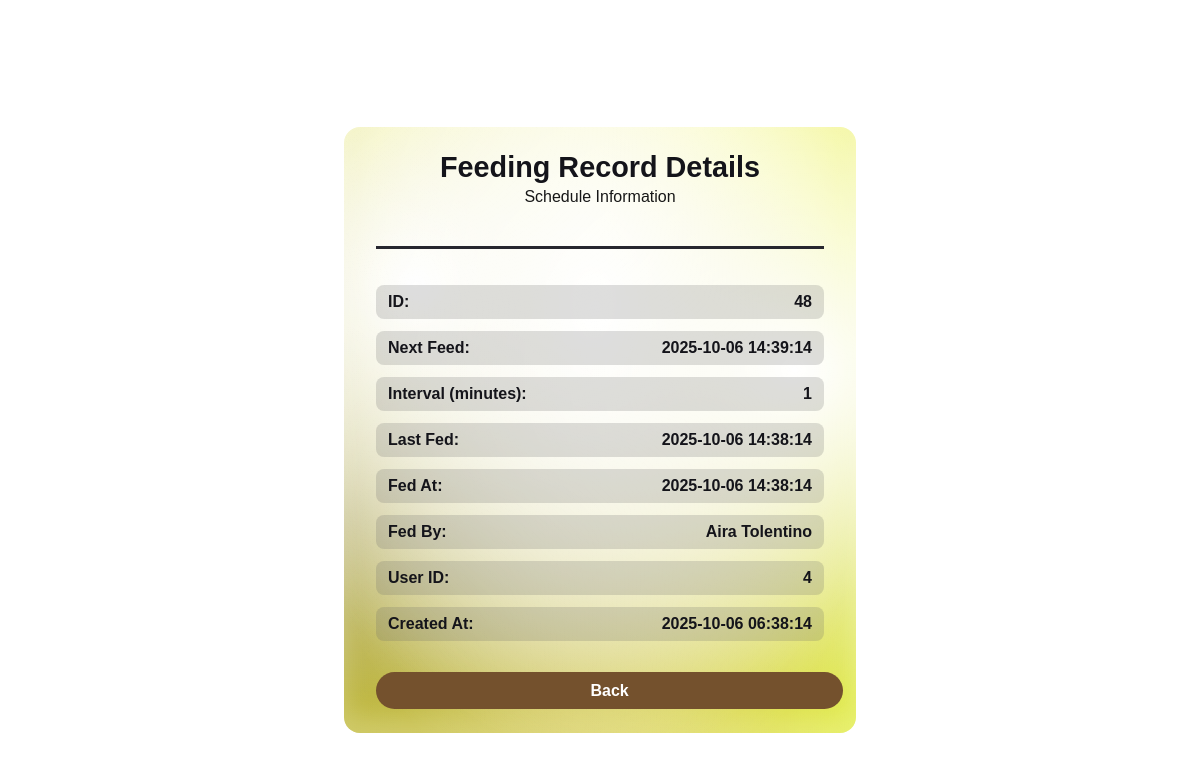
/database/viewfeed.php?id=48, run on the app's committed database.
### tables this page shows
CREATE TABLE `bee_feeding_schedule` (
  `id` int(11) NOT NULL,
  `user_id` int(11) NOT NULL,
  `next_feed` datetime NOT NULL,
  `interval_minutes` int(11) NOT NULL,
  `last_fed` datetime DEFAULT NULL,
  `created_at` timestamp NOT NULL DEFAULT current_timestamp(),
  `fed_by_user_id` int(10) UNSIGNED DEFAULT NULL,
  `fed_at` datetime DEFAULT NULL
);

### database/viewfeed.php (the view, shortened to what this page needs)
<?php
require_once "config.php";
if (isset($_GET["id"]) && !empty(trim($_GET["id"]))) {
    $sql = "
        SELECT
            f.id,
            f.user_id,
            f.next_feed,
            f.interval_minutes,
            f.last_fed,
            f.created_at,
            f.fed_at,
            CONCAT(u.firstname, ' ', u.lastname) AS fed_by
        FROM bee_feeding_schedule AS f
        LEFT JOIN users AS u ON f.fed_by_user_id = u.user_id
        WHERE f.id = ?
    ";
    if ($stmt = mysqli_prepare($link, $sql)) {
        mysqli_stmt_bind_param($stmt, "i", $param_id);
        $param_id = trim($_GET["id"]);
        if (mysqli_stmt_execute($stmt)) {
            $result = mysqli_stmt_get_result($stmt);
            if ($row = mysqli_fetch_assoc($result)) {
                $next_feed        = $row["next_feed"];
                $interval_minutes = $row["interval_minutes"];
                $last_fed         = $row["last_fed"];
                $fed_at           = $row["fed_at"];
                $fed_by           = $row["fed_by"] ?: "Not Recorded";
                $created_at       = $row["created_at"];
                $user_id       = $row["user_id"];
            } else {
                echo "<h2>No record found for ID: " . htmlspecialchars($param_id) . "</h2>";
                exit();
            }
        } else {
            echo "Error executing query.";
            exit();
        }
    }
} else {
    echo "<h2>Invalid or missing ID parameter.</h2>";
    exit();
}
?>
<!DOCTYPE html>
<html lang="en">
<head>
</head>
<body>
    <div class="card">
        <div class="card_title__container">
            <span class="card_title">Feeding Record Details</span>
            <p class="card_paragraph">Schedule Information</p>
        </div>
        <hr class="line" />
        <ul class="card__list">
            <li class="card__list_item"><span>ID:</span><span><?= htmlspecialchars($param_id) ?></span></li>
            <li class="card__list_item"><span>Next Feed:</span><span><?= htmlspecialchars($next_feed) ?></span></li>
            <li class="card__list_item"><span>Interval (minutes):</span><span><?= htmlspecialchars($interval_minutes) ?></span></li>
            <li class="card__list_item"><span>Last Fed:</span><span><?= htmlspecialchars($last_fed ?: '—') ?></span></li>
            <li class="card__list_item"><span>Fed At:</span><span><?= htmlspecialchars($fed_at ?: '—') ?></span></li>
            <li class="card__list_item"><span>Fed By:</span><span><?= htmlspecialchars($fed_by) ?></span></li>
            <li class="card__list_item"><span>User ID:</span><span><?= htmlspecialchars($user_id ?: '—') ?></span></li>
            <li class="card__list_item"><span>Created At:</span><span><?= htmlspecialchars($created_at) ?></span></li>
        </ul>
        <a href="feedindex.php" class="button">Back</a>
    </div>
</body>
</html>

### database/viewfeed.php (style rules this page uses)
:root { --white: hsl(0, 0%, 100%); --black: hsl(240, 15%, 9%); --paragraph: hsla(0, 0%, 9%, 1.00); --line: hsl(240, 9%, 17%); --primary: hsla(54, 93%, 61%, 1.00); }
html, body { margin: 0; padding: 0; height: 100%; overflow-y: auto; }
body { font-family: 'Raleway', sans-serif; min-height: 100vh; background: url("https://static.vecteezy.com/system/resources/previews/000/532/210/original/vector-bee-hive-background.jpg") no-repeat center center fixed; background-size: cover; display: flex; justify-content: center; align-items: center; padding: 30px; }
.card { position: relative; display: flex; flex-direction: column; gap: 1rem; padding: 1.5rem 2rem; width: 28rem; background-color: hsla(61, 84%, 57%, 1.00); background-image: radial-gradient(at 88% 40%, hsla(0, 0%, 100%, 1.00) 0px, transparent 85%), radial-gradient(at 49% 30%, hsla(0, 0%, 100%, 1.00) 0px, transparent 85%), radial-gradient(at 14% 26%, hsla(0, 0%, 100%, 1.00) 0px, transparent 85%), radial-gradient(at 0% 64%, hsla(54, 99%, 26%, 1.00) 0px, transparent 85%), radial-gradient(at 41% 94%, hsla(56, 87%, 50%, 1.00) 0px, transparent 85%), radial-gradient(at 100% 99%, hsla(66, 88%, 53%, 1.00) 0px, transparent 85%); border-radius: 1rem; box-shadow: 0px -16px 24px 0px rgba(255, 255, 255, 0.25) inset; }
.card_title__container { text-align: center; }
.card_title__container .card_title { font-size: 1.8rem; color: var(--black); font-weight: bold; }
.card_title__container .card_paragraph { margin-top: 0.25rem; font-size: 1.0rem; color: var(--paragraph); }
.line { width: 100%; height: 0.2rem; background-color: var(--line); border: none; margin-bottom: 20px; }
.card__list { display: flex; flex-direction: column; gap: 0.75rem; margin: 0; padding: 0; list-style: none; }
.card__list_item { display: flex; justify-content: space-between; background: rgba(99, 98, 98, 0.21); padding: 0.5rem 0.75rem; border-radius: 0.5rem; color: var(--black); font-weight: bold; }
.button { cursor: pointer; padding: 0.6rem; width: 100%; background-color: #74512D; font-size: 1rem; color: #fff; font-weight: bold; border: 0; border-radius: 9999px; text-decoration: none; text-align: center; display: inline-block; margin-top: 15px; }

### data on the page
bee_feeding_schedule: next_feed "2025-10-06 14:39:14", interval_minutes "1", last_fed "2025-10-06 14:38:14", fed_at "2025-10-06 14:38:14", user "4", created_at "2025-10-06 06:38:14"

### other printed values
$param_id "48"
$fed_by "Aira Tolentino"
